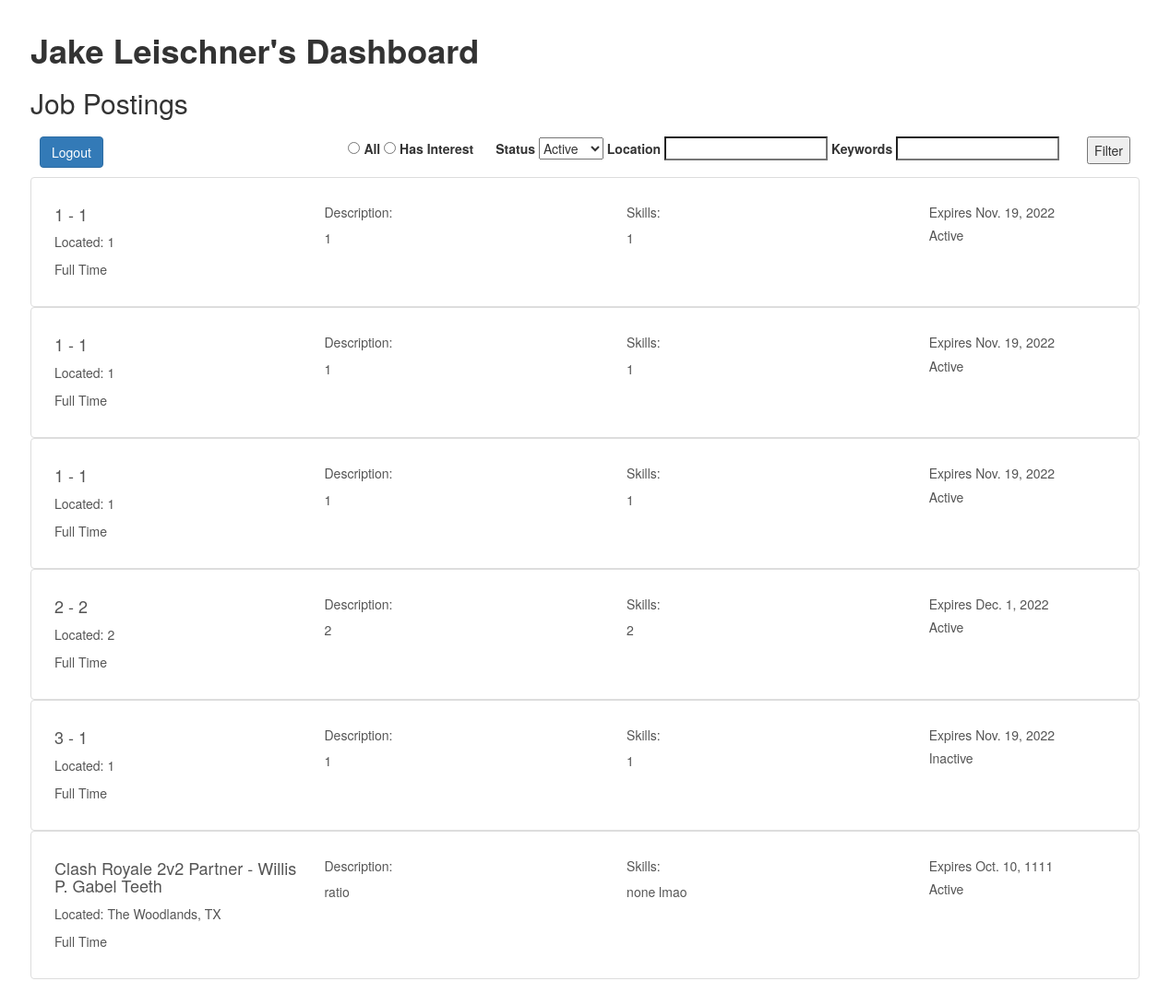
The page /candidate/homepage/ (signed in) on the database its author committed.
### candidate/models.py (models this page shows, shortened)
class CandidateProfile(models.Model):
    user = models.OneToOneField(
        settings.AUTH_USER_MODEL, on_delete=models.DO_NOTHING)
    name = models.CharField('Name', max_length=200)
    zip_code = models.IntegerField('Zip Code',
                                   validators=[MinLengthValidator(5, 'Zip Code must be 5 digits.'),
                                               MaxLengthValidator(
                                       5, 'Zip Code must be 5 digits.')
                                   ]
                                   )
    bio = models.CharField('Profile Bio', max_length=500)
    skills = models.TextField('Skills')
    github = models.CharField('Github Username', max_length=200)
    experience = models.IntegerField('Years Of Experience')
    education = models.TextField('Education')
    uninterested_ids = models.TextField('Uninterested IDs', default='')

### recruiter/models.py (models this page shows, shortened)
class JobPost(models.Model):
    recruiter = models.ForeignKey(RecruiterProfile, on_delete=models.CASCADE)
    pos_title = models.CharField("Position Title", max_length=200)
    type = models.CharField("Type", max_length=200)
    location = models.CharField("Location", max_length=200)
    des_skills = models.TextField("Desired Skills")
    description = models.TextField("Description")
    company = models.CharField("Company", max_length=200)
    exp_date = models.DateField("Expiration Date")
    status = models.CharField("Status", max_length=200)
    interested_candidates = models.PositiveIntegerField(
        "Interested Candidates", default=0)
    interested_ids = models.TextField("Interested IDs", default="")
    def __str__(self):
        return f"{self.pos_title} ({self.type}) - {self.company}"

### candidate/views.py (the view)
# urls.py: path("homepage/", views.homepage_view, name = 'homepage'),
@login_required(login_url=login_url)
@user_passes_test(candidate_check, login_url=login_url)
def homepage_view(request):
    if request.method == 'GET':
        try:
            candidate = CandidateProfile.objects.get(user=request.user)
            queryset = JobPost.objects
            if request.method == 'GET':
                interestFilter = request.GET.get("interestFilter", "")
                statusFilter = request.GET.get("statusFilter", "")
                locationFilter = request.GET.get("locationFilter", "")
                keywordFilter = request.GET.get("keywordFilter", "")
                if interestFilter == "Interested":
                    queryset = queryset.filter(
                        interested_ids__icontains=f",{candidate.id},")
                if statusFilter == "Active":
                    queryset = queryset.filter(status=statusFilter)
                elif statusFilter == "Inactive":
                    queryset = queryset.filter(status=statusFilter)
                if locationFilter != "":
                    queryset = queryset.filter(
                        location__icontains=locationFilter)
                if keywordFilter != "":
                    queryset = queryset.filter(
                        description__icontains=keywordFilter)
            queryset = queryset.order_by(Lower('pos_title'))
            print(queryset)
            context = {'candidate': candidate,
                       'job_posts': queryset}
            return render(request, 'candidate/homepage.html', context=context)
        except CandidateProfile.DoesNotExist:
            return HttpResponseRedirect('/candidate/profile_creation')

### candidate/views.py (called while the page is built)
def candidate_check(user):
    return list(user.groups.all())[0].name == 'Candidates'

### candidate/templates/candidate/homepage.html (shortened to what this page needs)
{% extends "candidate_base.html" %}
{% block content %}
<div class="div-center-xlarge">
    <h1><b>{{candidate.name}}'s Dashboard</b></h1>
    <h2>Job Postings</h2>
    <div style="padding:10px">
            <a class="btn btn-primary" href="/register/logout" role="button">Logout</a>
            <form class = "right-align" method="get">
                <span style="padding:10px">
                    <input type="radio" name="interestFilter" value="All" class="form-check-input" id="view-method_0" required="">
                    <label class="form-check-label" for="view-method_0"> All </label>
                    <input type="radio" name="interestFilter" value="Interested" class="form-check-input" id="view-method_3" required="">
                    <label class="form-check-label" for="view-method_3"> Has Interest </label>
                </span>
                <span style="padding:10px">
                    <label for="Status">Status</label>
                    <select name="statusFilter" id="status">
                        <option value="Active">Active</option>
                      </select>
                    <label for="Location">Location</label>
                    <input type="search" id="location" name="locationFilter">
                    <label for="Keywords">Keywords</label>
                    <input type="search" id="keywords" name="keywordFilter">
                </span>
                <span style="padding:10px">
                    <button class="right-align" type="submit">Filter</button>
                </span>
            </form>
    </div>
    <div class = "list-group">
        {% for post in job_posts %}
        <div>
            <a href="/candidate/post/{{ post.id }}/" class="list-group-item list-group-item-action" aria-current="true">
            <div class="container text-left">
                <div class = "row">
                    <div class = "column-left">
                        <div class="d-flex w-100 justify-content-between">
                            <h4 class="mb-1">{{ post.pos_title }} - {{ post.company }}</h4>
                            <p class="mb-1">Located: {{ post.location }}</p>
                            <p class="mb-1">{{ post.type }}</p>
                        </div>
                    </div>
                    <div class = "column-middle">
                        <div class="d-flex w-100 justify-content-between">
                            <h5>Description:</h5>
                            <p class="mb-1">{{post.description}}</p>
                        </div>
                    </div>
                    <div class = "column-middle2">
                        <div class="d-flex w-100 justify-content-between">
                            <h5>Skills:</h5>
                            <p class="mb-1">{{post.des_skills}}</p>
                        </div>
                    </div>
                    <div class = "column-right">
                        <div class="d-flex w-100 justify-content-between">
                            <h5>Expires {{post.exp_date}}</h5>
                            <h5>{{post.status}}</h5>
                        </div>
                    </div>
                </div>
            </div>
            </a>
        </div>
        {% endfor %}
    </div>
</div>
{% endblock %}

### static/tindev/style.css (style rules this page uses)
.div-center-xlarge { width: 1200px; height: 1200px; background-color: #fff; left: 0; right: 0; top: 0; bottom: 0; margin: auto; max-width: 100%; max-height: 100%; overflow: auto; padding: 1em 2em; display: table; }
.column-left { float: left; width: 25%; padding: 10px; }
.column-middle { float: left; width: 28%; padding: 10px; }
.column-middle2 { float: left; width: 28%; padding: 10px; }
.column-right { float: left; width: 19%; padding: 10px; }
.right-align { float:right; height: 30px; }

### rows shown on the page
CandidateProfile: name "Jake Leischner"
JobPost: pos_title "1", company "1", location "1", type "Full Time", description "1", des_skills "1", exp_date "Nov. 19, 2022", status "Active"
JobPost: pos_title "1", company "1", location "1", type "Full Time", description "1", des_skills "1", exp_date "Nov. 19, 2022", status "Active"
JobPost: pos_title "1", company "1", location "1", type "Full Time", description "1", des_skills "1", exp_date "Nov. 19, 2022", status "Active"
JobPost: pos_title "2", company "2", location "2", type "Full Time", description "2", des_skills "2", exp_date "Dec. 1, 2022", status "Active"
JobPost: pos_title "3", company "1", location "1", type "Full Time", description "1", des_skills "1", exp_date "Nov. 19, 2022", status "Inactive"
JobPost: pos_title "Clash Royale 2v2 Partner", company "Willis P. Gabel Teeth", location "The Woodlands, TX", type "Full Time", description "ratio", des_skills "none lmao", exp_date "Oct. 10, 1111", status "Active"
